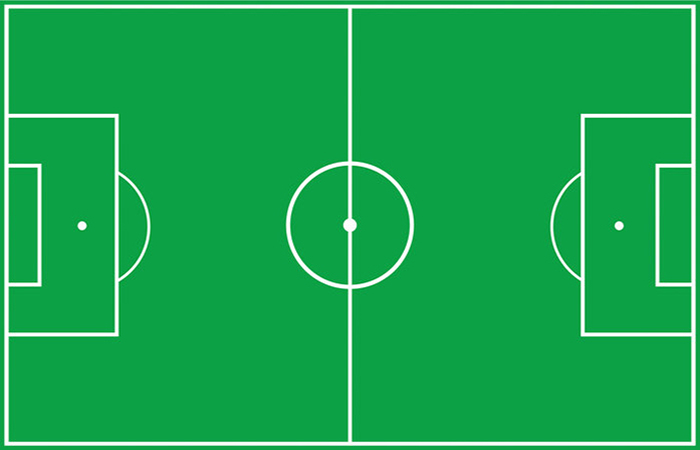
#> input picture images/FootballField.jpg, 700 x 450 px, given in place of background2.png, which was not available
$ python player_detection_yj.py   (Python 2 division)   (older library calls are emulated)
#> lines starting #> are read from the running program, lines starting #| are printed output that depends on the picture; pictures that were not available may be replaced by others from this repository, and a replacement may not be noted
### code/util.py
import numpy as np
import cv2

'''
    Generates a mask whereby the given points are the corners.
    Everything with in the shape defined by the points is set
    to 1 and everything else to 0.

    @param pts: 4x2 numpy array (e.g. np.zeros([4,2]))
                0: top left (row, col) == (y,x)
                1: top right (row, col) == (y,x)
                2: bottom right (row, col) == (y,x)
                3: bottom left (row, col) == (y,x)
    @param imgShape: tuple with the shape of the img (e.g. img.shape)
    @return Return the mask
'''
def quadrangleMask(pts, imgShape):
    mask = np.zeros(imgShape)
    fill = 1
    if len(imgShape) == 3:
        fill = [1 for i in range(imgShape[2])]
    cv2.fillConvexPoly(mask, pts, fill)
    return mask

'''
    Simple method the evaluate if the mask is working
'''
# [16 lines left out: function testMask, not called in this run]

'''
    Deletes the first N lines of a input file and
    writes the result in another file.

    @param inputFilePath: Path to the input file
    @param outputFilePath: Path to the output file
    @param lines: Number of line which should be removed
'''
# [40 lines left out: functions deleteFirstNLines, rect_centroid, euclidean_distance, dist_point_to_rect, not called in this run]

# [2 lines that do not run on import are left out]

### code/player_detection_yj.py
import numpy as np
import cv2
import util
from scipy import stats

# Read background image
BACKGROUND_IMG = cv2.imread('../images/background2.png')
#> BACKGROUND_IMG is the input picture: shape (450, 700, 3); mean B, G, R 79.1, 166.1, 25.5
BACKGROUND_IMG_HSV = np.float32(cv2.cvtColor(BACKGROUND_IMG, cv2.COLOR_BGR2HSV))
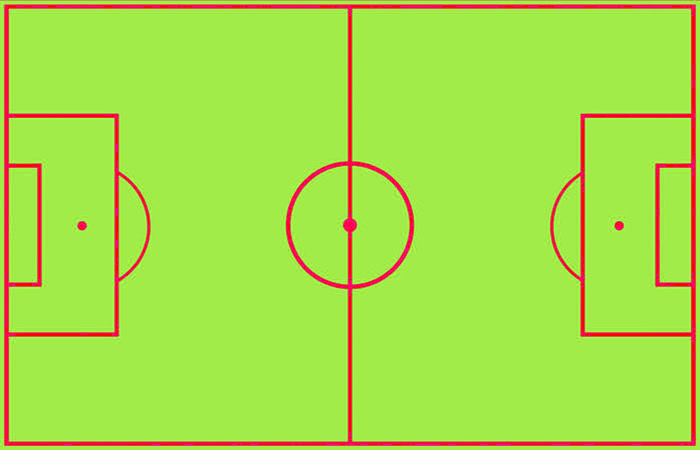
#> BACKGROUND_IMG_HSV: shape (450, 700, 3) float32; mean B, G, R 71.2, 222.3, 165.6

class Color(object):
    BLUE  = (255, 0, 0)
    GREEN = (0, 255, 0)
    RED   = (0, 0, 255)
    BLUE_GOALIE = (255, 50, 50)
    RED_GOALIE  = (50, 50, 255)

# Shadow removal parameters
VALUE_LOW_THRESH = 0.65
VALUE_HIGH_THRESH = 1
SATURATION_THRESH = 50
HUE_THRESH = 5

# Several linear scaled threshold values based on row
def threshVal(row):
    if row < 190:
        return 50
    elif row < 470:
        # 0-1029 -> 9-53
        return float(row) / 1029 * 44 + 9
    elif row < 740:
        # 0-1029 -> 18-59
        return float(row) / 1029 * 41 + 18
    # 0-1029 -> 11-54
    return float(row) / 1029 * 43 + 11

# Several linear scaled area filters based on row
def areaVal(row):
    if row < 260:
        # 0-1029 -> 0-1200
        return float(row) / 1029 * 1200
    if row < 470:
        # 0-1029 -> 0-1700
        return float(row) / 1029 * 1700
    elif row < 740:
        # 0-1029 -> 0-2200
        return float(row) / 1029 * 2200
    # 0-1029 -> 0-4300
    return float(row) / 1029 * 4300

# Generates a mask where the area inside the polygon
# specified by the 4 pts is set to 1, and everything
# else is set to 0
def generateMask(pt0, pt1, pt2, pt3):
    pts = np.zeros([4,2], dtype=np.int)
    pts[0,:] = pt0 # Top left
    pts[1,:] = pt1 # Top right
    pts[2,:] = pt2 # Bottom right
    pts[3,:] = pt3 # Bottom left

    mask = util.quadrangleMask(pts, BACKGROUND_IMG[:,:,0].shape)
#> in quadrangleMask, `cv2.fillConvexPoly(mask, pts, fill)`: mask: shape (450, 700) float64; every value is 0
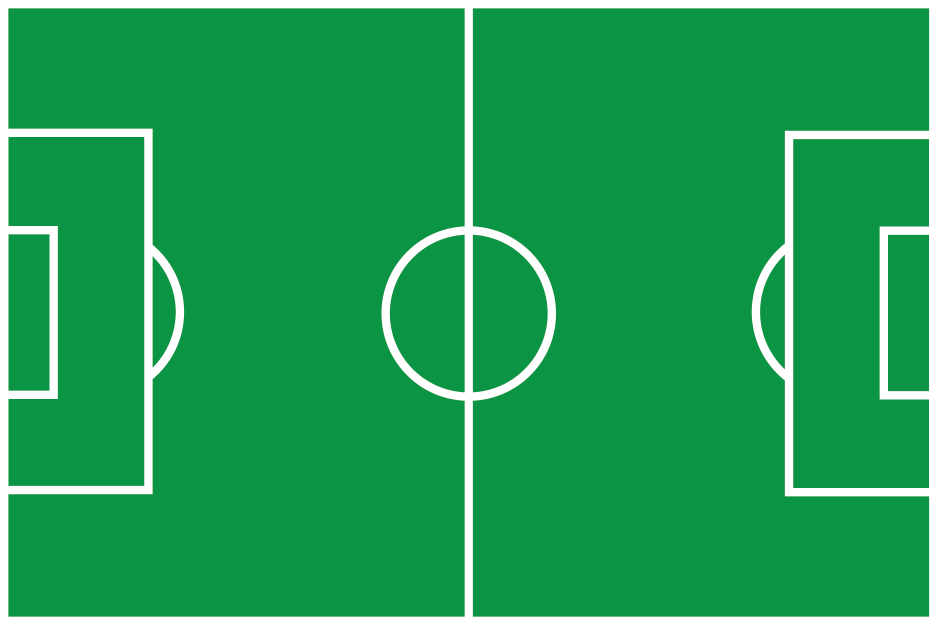
#> input picture images/FootballField.png, 1875 x 1250 px, given in place of 0.png, which was not available (shown at 1/2 size)
#> in main, frame is the input picture: shape (1250, 1875, 3); mean B, G, R 84.7, 157.5, 32.9

    return mask

# Area of the field players are standing in
FIELD_MASK = generateMask(
    [190, 2520],
    [166, 4990],
    [990, 8700],
    [1000, -470])

# CUZ THE BLUE GOALIE IS A NINJA
BLUE_GOALIE_MASK = generateMask(
    [267, 5364],
    [267, 5700],
    [400, 5700],
    [400, 5364]).astype('bool')

# Filter out contours that:
#   1. Are too small
#   2. Have a wide aspect ratio
#   3. Are outside the field boundary
def contourFilter(contour_bound):
    x, y, w, h = contour_bound[1]
    check = w * h > areaVal(y + h) \
                    and float(w) / h < 2.4 \
                    and FIELD_MASK[y + h, x + w / 2] != 0
    return check

# Creates a mask where all shadows identified in the given frame
# are given the value True, and all other points are False
def shadowMask(frame_hsv):
    frame_hsv_float = np.float32(frame_hsv)
    hue_diff = np.absolute(frame_hsv_float[:,:,0] - BACKGROUND_IMG_HSV[:,:,0])
    hue = np.minimum(hue_diff, 360 - hue_diff)
    saturation = np.absolute(frame_hsv_float[:,:,1] - BACKGROUND_IMG_HSV[:,:,1])
    value = frame_hsv_float[:,:,2] / BACKGROUND_IMG_HSV[:,:,2]

    mask = np.logical_and(VALUE_LOW_THRESH <= value, value <= VALUE_HIGH_THRESH)
    mask = np.logical_and(saturation <= SATURATION_THRESH, mask)
    mask = np.logical_and(hue <= HUE_THRESH, mask)
    return mask

# Detects all players in the frame, returning a list of tuples containing the
# bounding rectangle and color of each player of the form ((x, y, w, h), color)
def getPlayers(frame):
    # Convert frame to HSV
    frame_hsv = cv2.cvtColor(frame, cv2.COLOR_BGR2HSV)
#> frame_hsv: shape (1250, 1875, 3); mean H, S, V 65.8, 214.6, 157.5
    frame_hue = frame_hsv[:,:,0]
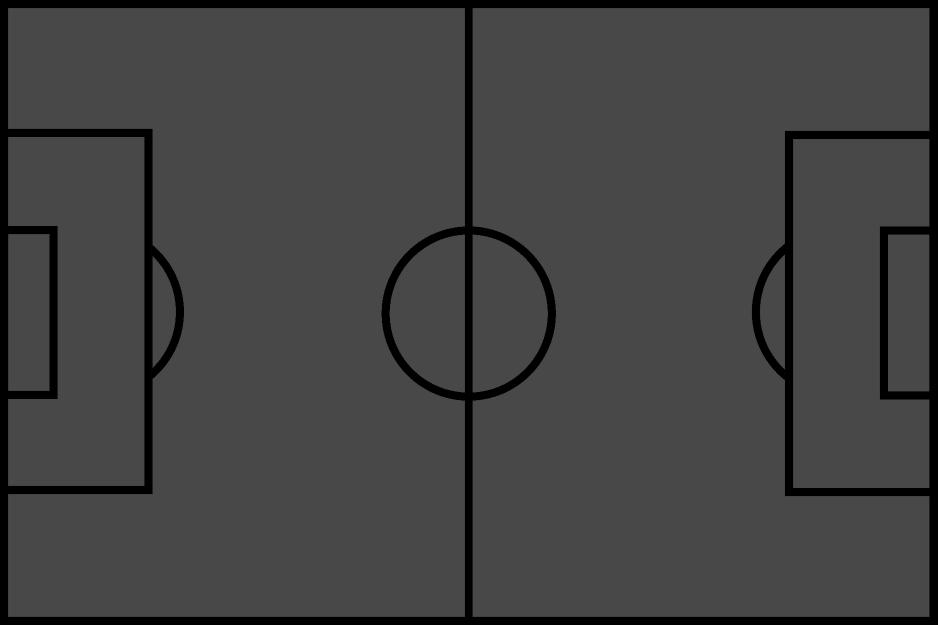
#> frame_hue: shape (1250, 1875) (shown at 1/2 size); min 0, max 72, mean 65.8

    # Convert frame and background to Lab in order to calculate the Delta E
    # color difference according to the CIE76 formula
    # Reference: https://en.wikipedia.org/wiki/Color_difference
    frame_lab = cv2.cvtColor(frame, cv2.COLOR_BGR2LAB)
#> frame_lab: shape (1250, 1875, 3); mean of channels 0, 1, 2 147.5, 81.6, 158
    bg_lab = cv2.cvtColor(BACKGROUND_IMG, cv2.COLOR_BGR2LAB)
#> bg_lab: shape (450, 700, 3); mean of channels 0, 1, 2 153.8, 75.9, 163.8
#> (the run stopped early here; a loop or call above may not have finished)
